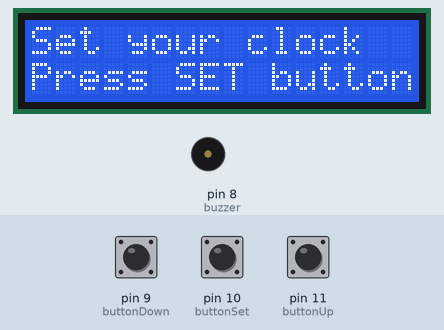
A sketch run on a simulated Arduino Uno, built with avr-gcc and run on an emulated ATmega328P. Shown: 16×2 character LCD, buzzer (waves = sounding). The inputs (shaded band) are chosen by the test bench; at power-on: pin 10 (buttonSet) HIGH, pin 11 (buttonUp) HIGH, pin 9 (buttonDown) HIGH.

Above: at 0.8 s.
0.9 s: pin 10 (buttonSet) pulled LOW for 0.15 s
At 2.2 s:
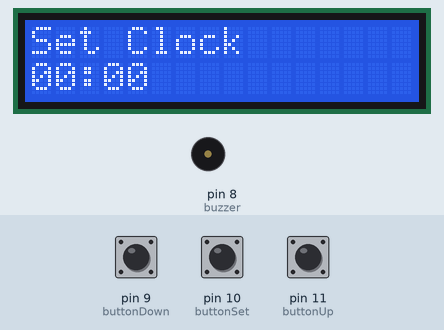
2.5 s: pin 10 (buttonSet) pulled LOW for 1 s
At 3.2 s:
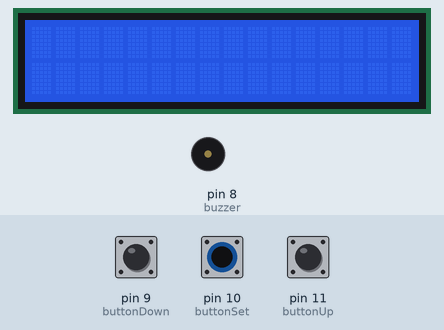
5.6 s: pin 11 (buttonUp) pulled LOW for 0.15 s
At 7.3 s:
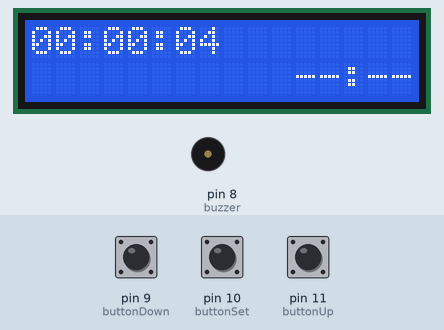
8.0 s: pin 10 (buttonSet) pulled LOW for 0.15 s
At 9.2 s:
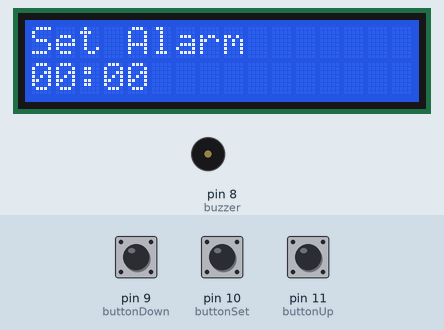
9.7 s: pin 9 (buttonDown) pulled LOW for 0.15 s
At 11.1 s:
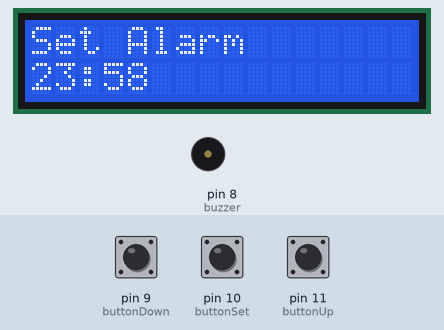
11.4 s: pin 10 (buttonSet) pulled LOW for 3.2 s
At 16.3 s:
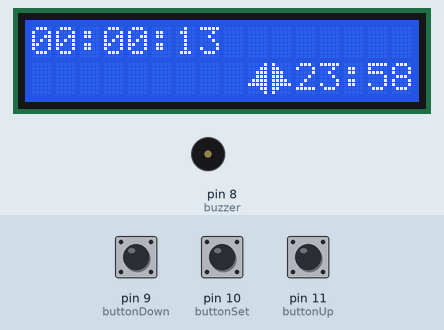
Timing chart, 0 to 17.1 s (numbered marks = the images above; inputs shaded):
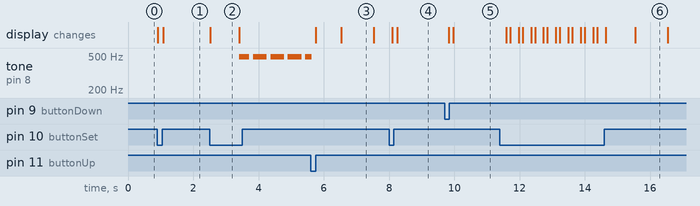

Measured:
- after the input at 0.9 s, the display: first changes at once (image 1 shows a later state)
- after the input at 2.5 s, tone on pin 8 (buzzer): silent → 488 Hz after 0.91 s, then repeats every 0.53 s: silent 0.11 s, 488 Hz 0.42 s; the display: changes at once (image 2)
- after the input at 5.6 s, the display: first changes after 0.16 s (image 3 shows a later state)
- after the input at 9.7 s, the display: first changes after 0.13 s (image 5 shows a later state)
- after the input at 11.4 s, the display: first changes after 0.19 s (image 6 shows a later state)
- what the display in image 2 shows lasts 0.9 s, from 2.5 s to 3.4 s
- what the display in image 3 shows lasts 1.0 s, from 6.5 s to 7.5 s

The sketch:

ClockWithAlarm_V2.ino
```cpp
#include <LiquidCrystal.h>
#include <TimeLib.h>

//screen pins declaration
const byte lcdRs = 2;
const byte lcdEn = 3;
const byte lcdD4 = 4;
const byte lcdD5 = 5;
const byte lcdD6 = 6;
const byte lcdD7 = 7;
const byte scrRows = 2;
const byte scrColumns = 16;

const byte buttonSet = 10;
const byte buttonUp = 11;
const byte buttonDown = 9;

const byte buzzer = 8;

int delayTime = 1000;
byte clockHours = 0;
byte clockMinutes = 0;
byte clockSeconds = 0;
bool setting = false;
time_t readedTime;

byte alarmTimeHour = 0;
byte alarmTimeMinute = 0;
bool settingAlarm = false;
bool alarmOn = false;

byte alarmTriggerHour = 0;
byte alarmTrriggerMinute = 0;

byte customChar1[] = {  //custom character1 declaration
  B00001,
  B00011,
  B00111,
  B00111,
  B01111,
  B11111,

  B00011,
  B00001
};
byte customChar2[] = {  //custom character2 declaration
  B10000,
  B11000,
  B11100,
  B11100,
  B11110,
  B11111,
  B11000,
  B10000
};

//set LCD pins
LiquidCrystal lcd(lcdRs, lcdEn, lcdD4, lcdD5, lcdD6, lcdD7);

void setup() {
  pinMode(buttonSet, INPUT_PULLUP);
  pinMode(buttonDown, INPUT_PULLUP);
  pinMode(buttonUp, INPUT_PULLUP);
  pinMode(buzzer, OUTPUT);
  lcd.begin(scrColumns, scrRows);

  lcd.createChar(1, customChar1);  //create custom character1
  lcd.createChar(2, customChar2);  //create custom character2

  lcd.home();
  lcd.print(F("Set your clock  "));
  lcd.setCursor(0, 1);
  lcd.print(F("Press SET button"));

  while (digitalRead(buttonSet) == HIGH) {}
  while (digitalRead(buttonSet) == LOW) {
    setting = true;
    lcd.clear();
  }
  setClock();
  setTime(clockHours, clockMinutes, clockSeconds, 0, 0, 0);
  delay(delayTime / 2);
}


void loop() {
  //set alarm time
  while ((digitalRead(buttonSet) == LOW) && (settingAlarm == false)) {
    settingAlarm = true;
    delay(delayTime / 10);
  }
  while (settingAlarm == true) {
    lcd.clear();
    setAlarm();
    delay(delayTime / 10);
  }

  while ((digitalRead(buttonDown) == LOW) && (alarmOn == true)) {
    alarmOn = false;
    delay(delayTime / 10);
  }


  //read and display current time
  readedTime = now();
  alarmTriggerHour = hour(readedTime);
  alarmTrriggerMinute = minute(readedTime);
  lcd.setCursor(0, 0);
  if (hour(readedTime) < 10) {
    lcd.print("0");
    lcd.print(hour(readedTime));
  } else lcd.print(hour(readedTime));
  lcd.print(":");
  if (minute(readedTime) < 10) {
    lcd.print("0");
    lcd.print(minute(readedTime));
  } else lcd.print(minute(readedTime));
  lcd.print(":");
  if (second(readedTime) < 10) {
    lcd.print("0");
    lcd.print(second(readedTime));
  } else lcd.print(second(readedTime));
  lcd.setCursor(8, 0);
  lcd.print(F("        "));

  //read and display alarm time
  if (alarmOn == true) {
    lcd.setCursor(0, 1);
    lcd.print("         ");
    lcd.write(1);
    lcd.write(2);
    if (alarmTimeHour < 10) {
      lcd.print("0");
      lcd.print(alarmTimeHour);
    } else lcd.print(alarmTimeHour);
    lcd.print(":");
    if (alarmTimeMinute < 10) {
      lcd.print("0");
      lcd.print(alarmTimeMinute);
    } else lcd.print(alarmTimeMinute);
  } else if (alarmOn == false) {
    lcd.setCursor(0, 1);
    lcd.print("           --:--");
  }

  while (alarmTimeHour == alarmTriggerHour && alarmTimeMinute == alarmTrriggerMinute && alarmOn == true) {
    alarm();
  }
}

void setClock() {
  //setting up
  while (setting == true) {
    if (digitalRead(buttonUp) == LOW) {
      clockMinutes = clockMinutes + 1;
    }
    delay(delayTime / 50);
    if (clockMinutes > 59) {
      clockHours++;
      clockMinutes = 0;
    }
    if (clockHours > 23) {
      clockHours = 0;
    }
    lcd.setCursor(0, 0);
    lcd.print(F("Set Clock"));
    lcd.setCursor(0, 1);
    if (clockHours < 10) {
      lcd.print(F("0"));
      lcd.print(clockHours);
    } else lcd.print(clockHours);
    lcd.print(F(":"));
    if (clockMinutes < 10) {
      lcd.print(F("0"));
      lcd.print(clockMinutes);
    } else lcd.print(clockMinutes);

    //setting down
    if (digitalRead(buttonDown) == LOW) {
      clockMinutes = clockMinutes - 1;
    }
    delay(delayTime / 50);
    if (clockMinutes >= 255) {
      clockMinutes = 59;
      clockHours--;
    }
    if (clockHours >= 255) {
      clockHours = 23;
    }
    if (digitalRead(buttonSet) == LOW) {
      setting = false;
    }
    lcd.setCursor(0, 0);
    lcd.print(F("Set Clock"));
    lcd.setCursor(0, 1);
    if (clockHours < 10) {
      lcd.print(F("0"));
      lcd.print(clockHours);
    } else lcd.print(clockHours);
    lcd.print(F(":"));
    if (clockMinutes < 10) {
      lcd.print(F("0"));
      lcd.print(clockMinutes);
    } else lcd.print(clockMinutes);
  }
  if (digitalRead(buttonSet) == LOW) {
    setting = false;
    lcd.clear();
  }
}

void setAlarm() {
  while (settingAlarm == true) {
    if (digitalRead(buttonUp) == LOW) {
      alarmTimeMinute = alarmTimeMinute + 1;
    }
    delay(delayTime / 100);
    if (alarmTimeMinute > 59) {
      alarmTimeHour++;
      alarmTimeMinute = 0;
    }
    if (alarmTimeHour > 23) {
      alarmTimeHour = 0;
    }

    //setting down
    if (digitalRead(buttonDown) == LOW) {
      alarmTimeMinute = alarmTimeMinute - 1;
    }
    delay(delayTime / 100);
    if (alarmTimeMinute >= 255) {
      alarmTimeMinute = 59;
      alarmTimeHour--;
    }
    if (alarmTimeHour >= 255) {
      alarmTimeHour = 23;
    }
    delay(100);
    if (digitalRead(buttonSet) == LOW) {
      break;
    }

    lcd.setCursor(0, 0);
    lcd.print(F("Set Alarm       "));
    lcd.setCursor(0, 1);
    if (alarmTimeHour < 10) {
      lcd.print(F("0"));
      lcd.print(alarmTimeHour);
    } else lcd.print(alarmTimeHour);
    lcd.print(F(":"));
    if (alarmTimeMinute < 10) {
      lcd.print(F("0"));
      lcd.print(alarmTimeMinute);
    } else lcd.print(alarmTimeMinute);
  }
  delay(50);
  if (digitalRead(buttonSet) == LOW) {
    settingAlarm = false;
    alarmOn = true;
  }
}

void alarm() {
  lcd.home();
  lcd.print("     ALARM!     ");
  lcd.setCursor(0, 1);
  lcd.print("ALARM!    ALARM!");
  tone(buzzer, 488, 200);
  delay(100);
  noTone(buzzer);
  while (digitalRead(buttonUp) == LOW) {
    alarmOn = false;
  }
}
```
